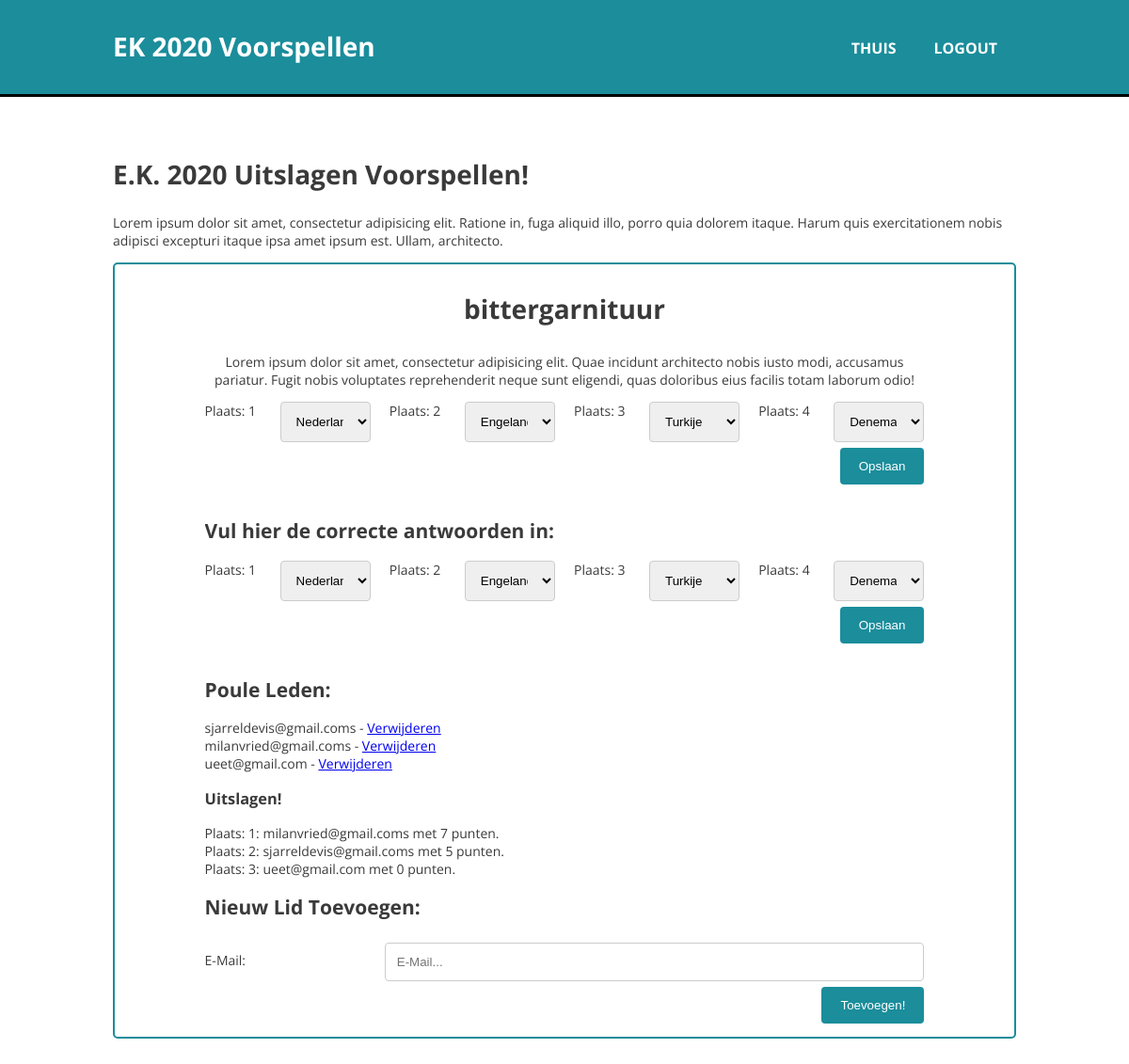
The app's page /poule.php?pouleId=35 (signed in) with its own data.
### tables this page shows
CREATE TABLE `poule` (
  `poule_id` int(11) NOT NULL,
  `poule_administrator_id` int(11) NOT NULL,
  `poule_name` varchar(60) NOT NULL,
  `correct_country_id_1` int(11) DEFAULT NULL,
  `correct_country_id_2` int(11) DEFAULT NULL,
  `correct_country_id_3` int(11) DEFAULT NULL,
  `correct_country_id_4` int(11) DEFAULT NULL
);

CREATE TABLE `user_poule` (
  `user_id` int(11) NOT NULL,
  `poule_id` int(11) NOT NULL,
  `user_sel_country_1` int(11) DEFAULT NULL,
  `user_sel_country_2` int(11) DEFAULT NULL,
  `user_sel_country_3` int(11) DEFAULT NULL,
  `user_sel_country_4` int(11) DEFAULT NULL,
  `points` int(3) NOT NULL DEFAULT '0'
);

CREATE TABLE `country` (
  `country_id` int(11) NOT NULL,
  `country_name` varchar(60) NOT NULL
);

CREATE TABLE `user` (
  `user_id` int(11) NOT NULL,
  `user_name` varchar(60) DEFAULT NULL,
  `user_email` varchar(100) NOT NULL,
  `user_password` varchar(120) NOT NULL
);

### assets/db/database.class.php (called while the page is built, shortened)
<?php
class Database {
	private $connection;
	public function connect() {
		$this->host = "localhost";
		$this->username = "mzuidema";
		$this->password = "A5f%jc49";
		$this->database = "ekApplicatie";
		$this->connection = new mysqli($this->host, $this->username, $this->password, $this->database);
		if($this->connection->connect_error) {
			die("Something went wrong");
		} else {
			return $this->connection;
		}
	}
	public function getConnection() {
		return $this->connection;
	}
}
?>

### assets/db/Poule/poule.inc.php (called while the page is built, shortened)
<?php
class Poule extends Database {
	protected function getPouleName($poule_id)
	{
		$sql = "SELECT poule_name FROM poule WHERE poule_id = $poule_id";
		$result = $this->getConnection()->query($sql);
        $rows = $result->num_rows;
        if ($rows > 0) {
            $data = $result->fetch_assoc();
            return $data;
        } else {
            return "No results found!";
        }
	}
	protected function getPouleAdmin($poule_id)
	{
		$sql = "SELECT poule_administrator_id FROM poule WHERE poule_id = $poule_id";
		$result = $this->connect()->query($sql);
        $rows = $result->num_rows;
        if ($rows > 0) {
            $row = $result->fetch_assoc();
            $data[] = $row;
            return $data;
        } else {
            return "No results found!";
        }
	}
	protected function getAllUsersFromPoule($poule_id)
	{
		$sql = "SELECT * FROM user LEFT JOIN user_poule ON user_poule.user_id = user.user_id WHERE user_poule.poule_id = $poule_id";
		$result = $this->getConnection()->query($sql);
        $rows = $result->num_rows;
        if ($rows > 0) {
            while ($row = $result->fetch_assoc()) {
                $data[] = $row;
            }
            return $data;
        } else {
            return null;
        }
	}
	protected function getSelectedCountryProcess($user_id, $poule_id, $number)
	{
		$sql = "SELECT user_sel_country_$number FROM user_poule WHERE user_id = $user_id AND poule_id = $poule_id";
		$result = $this->connect()->query($sql);
        $rows = $result->num_rows;
        if ($rows > 0) {
            $row = $result->fetch_assoc();
            $data[] = $row;
            return $data;
        } else {
            return  "No results found!";
        }
	}
	protected function countFirstCorrectCountry($poule_id)
	{
		$sql = "SELECT COUNT(poule.correct_country_id_1) AS count FROM poule WHERE poule.poule_id = $poule_id";
		$result = $this->connect()->query($sql);
        $row = $result->fetch_assoc();
        return $row;
	}
}
?>

### assets/db/Poule/pouleAction.inc.php (called while the page is built, shortened)
<?php
class pouleAction extends Poule {
	public function showPouleName($poule_id) {
		$data = $this->getPouleName($poule_id)['poule_name'];
		return $data;
	}
	public function isPouleAdmin($poule_id, $user_id)
	{
		$data = $this->getPouleAdmin($poule_id);
		if($data[0]['poule_administrator_id'] == $user_id) {
			return true;
		} else {
			return false;
		}
	}
	public function showAllUsersForPoule($poule_id)
	{
		$data = $this->getAllUsersFromPoule($poule_id);
		return $data;
	}
	public function getSelectedCountry($user_id, $poule_id, $number)
	{
		$data = $this->getSelectedCountryProcess($user_id, $poule_id, $number);
		return $data;
	}
	public function areCorrectCountriesFilled($poule_id)
	{
		if($data = $this->countFirstCorrectCountry($poule_id)['count'] > 0) {
			return true;
		} else {
			return false;
		}
	}
}
?>

### assets/db/Country/country.inc.php (called while the page is built, shortened)
<?php
class Country extends Database {
	protected function getCountryList()
	{
		$sql = "SELECT * FROM country";
		$result = $this->getConnection()->query($sql);
        $rows = $result->num_rows;
        if ($rows > 0) {
            while ($row = $result->fetch_assoc()) {
                $data[] = $row;
            }
            return $data;
        } else {
            return null;
        }
	}
    protected function getCorrectCountryList($number, $poule_id)
    {
        $sql = "SELECT correct_country_id_$number FROM poule WHERE poule_id = $poule_id";
        $result = $this->connect()->query($sql);
        $rows = $result->num_rows;
        if ($rows > 0) {
            $row = $result->fetch_assoc();
            $data[] = $row;
            return $data;
        } else {
            return  "No results found!";
        }
    }
}
?>

### assets/db/Country/countryAction.inc.php (called while the page is built, shortened)
<?php
class countryAction extends Country {
	public function countryList()
	{
		$data = $this->getCountryList();
		return $data;
	}
	public function getCorrectCountry($number, $poule_id)
	{
		$data = $this->getCorrectCountryList($number, $poule_id);
		return $data;
	}
}
?>

### assets/inc/functions.php (called while the page is built)
<?php
function sortArrayOnPoints($array) {
	$points = array_column($array, "points");
	array_multisort($points, SORT_DESC, $array);
	return $array;
}
?>

### poule.php (the view, shortened to what this page needs)
<?php
require_once 'assets/db/database.class.php';
require_once 'assets/db/User/user.inc.php';
require_once 'assets/db/Poule/poule.inc.php';
require_once 'assets/db/Poule/pouleAction.inc.php';
require_once 'assets/db/Country/country.inc.php';
require_once 'assets/db/Country/countryAction.inc.php';
require_once 'assets/inc/functions.php';
$poule = new pouleAction();
$countryAction = new countryAction();
$id = $_GET['pouleId'];
?>
<html>
	<head>
	</head>
	<body>
		<?php require_once 'assets/inc/header.php'; ?>
		<main>
			<section id="banner">
				<div class="container">
					<h1>E.K. 2020 Uitslagen Voorspellen!</h1>
					<p id="banner-content">
						Lorem ipsum dolor sit amet, consectetur adipisicing elit. Ratione in, fuga aliquid illo, porro quia dolorem itaque. Harum quis exercitationem nobis adipisci excepturi itaque ipsa amet ipsum est. Ullam, architecto.
					</p>
				</div>
			</section>
			<section id="content">
				<div class="container">
					<section class="poule">
						<div class="container">
							<h1><?= $poule->showPouleName($id); ?></h1>
							<p>Lorem ipsum dolor sit amet, consectetur adipisicing elit. Quae incidunt architecto nobis iusto modi, accusamus pariatur. Fugit nobis voluptates reprehenderit neque sunt eligendi, quas doloribus eius facilis totam laborum odio!</p>
							<form action="assets/proc/countrySelectProcess.php" method="POST">
								<div id="poule-country-grid">
									<?php
										for($i = 1; $i < 5; $i++) {
											$currentCountry = $poule->getSelectedCountry($_SESSION['user_id'], $id, $i)[0]["user_sel_country_$i"];
											echo "Plaats: " . $i;
											echo "<select name='country-" . $i . "'>";
											foreach($countryAction->countryList() as $country) {
												echo "<option value='" . $country['country_id'] . "'";
												if($currentCountry == $country['country_id']) {
													echo "selected";
												}
												echo ">";
												echo $country['country_name'];
												echo "</option>";
											}
											echo "</select>";
										}
									?>
								</div>
								<input type="submit" value="Opslaan" name="submitLogin" id="poule-country-btn">
							</form>
							<?php if($poule->isPouleAdmin($id, $_SESSION['user_id'])) : ?>
								<div id="poule-correct-country">
									<h2>Vul hier de correcte antwoorden in:</h2>
									<form action="assets/proc/correctCountrySelectProcess.php" method="POST">
										<div id="poule-country-grid">
											<?php
												for($i = 1; $i < 5; $i++) {
													$currentCountry = $countryAction->getCorrectCountry($i, $id)[0]["correct_country_id_$i"];
													echo "Plaats: " . $i;
													echo "<select name='correct_country_id_" . $i . "'>";
													foreach($countryAction->countryList() as $country) {
														echo "<option value='" . $country['country_id'] . "'";
														if($currentCountry == $country['country_id']) {
															echo "selected";
														}
														echo ">";
														echo $country['country_name'];
														echo "</option>";
													}
													echo "</select>";
												}
											?>
										</div>
										<input type="submit" value="Opslaan" name="submitLogin" id="poule-country-btn">
									</form>
							<?php endif; ?>
							<div id="poule-table">
								<h2>Poule Leden:</h2>
								<ul>
									<?php foreach($poule->showAllUsersForPoule($id) as $user) : ?>
										<li><?php echo $user['user_email']; ?>
										<?php if($poule->isPouleAdmin($id, $_SESSION['user_id'])) : ?>
											- <a href="assets/proc/deleteMember.php?user_id=<?php echo $user['user_id']; ?>&poule_id=<?php echo $id; ?>">Verwijderen</a></li>
										<?php endif; ?>
									<?php endforeach; ?>
								</ul>
								<?php if($poule->areCorrectCountriesFilled($id)) : ?>
								<h3>Uitslagen!</h3>
								<ul>
									<?php $members = sortArrayOnPoints($poule->showAllUsersForPoule($id)); foreach($members as $key => $member) : ?>
										<li>Plaats: <?= $key + 1; ?>: <?= $member['user_email']; ?> met <?= $member['points']; if($member['points'] == 1) { echo " punt"; } else { echo " punten"; }?>.</li>
									<?php endforeach; ?>
								</ul>
								<?php endif; ?>
							</div>
							<?php if($poule->isPouleAdmin($id, $_SESSION['user_id'])) : ?>
								<h2>Nieuw Lid Toevoegen:</h2>
								<form action="assets/proc/createMemberForPoule.php" method="POST" name="createPoulePost">
									<div class="row">
										<div class="col-25">
											<label for="userPouleName">E-Mail:</label>
										</div>
										<div class="col-75">
											<input type="email" id="userEmail" name="userEmail" placeholder="E-Mail..." maxlength="100" required="true">
										</div>
									</div>
									<div class="row">
								    	<input type="submit" value="Toevoegen!" name="submitNewMember">
								  	</div>
								</form>
							<?php endif; ?>
						</div>
					</section>
				</div>
			</section>
		</main>
	</body>
</html>

### assets/inc/header.php
<header>
    <div class="container">
        <div id="branding">
            <h1>EK 2020 Voorspellen</h1>
        </div>
        <nav>
            <ul>
                <li><a href="index.php">Thuis</a></li>
                <?php if(isset($_SESSION['user_id'])) : ?>
                <li><a href="assets/db/logout.php">Logout</a></li>
                <?php endif; ?>
            </ul>
        </nav>
    </div>
</header>

### assets/css/main.css (style rules this page uses)
body { font-size: 14px; font-family: 'Open Sans', sans-serif; margin: 0; padding: 0; color: #3a3a3a; }
.container { width: 80%; margin: auto; overflow: hidden; }
ul { margin: 0; padding: 0; }
main { margin-top: 5vh; }
input[type=text], select, textarea { width: 100%; padding: 12px; border: 1px solid #ccc; border-radius: 4px; resize: vertical; }
label { padding: 12px 12px 12px 0; display: inline-block; }
input[type=submit] { margin-top: 6px; background-color: #1b8d9b; color: white; padding: 12px 20px; border: none; border-radius: 4px; cursor: pointer; float: right; }
input[type=text], input[type=password], input[type=email], select, textarea { width: 100%; padding: 12px; border: 1px solid #ccc; border-radius: 4px; resize: vertical; }
.col-25 { float: left; width: 25%; margin-top: 3px; }
.col-75 { float: left; width: 75%; margin-top: 6px; }
.row:after { content: ""; display: table; clear: both; }
header { background: #1b8d9b; color: #fff; padding-top:30px; min-height:70px; border-bottom:#000000 3px solid; }
header a { color:#fff; text-decoration:none; text-transform: uppercase; font-size:16px; }
header li { float:left; display:inline; padding: 0 20px 0 20px; }
header #branding { float:left; }
header #branding h1 { margin:0; }
header nav { float:right; margin-top:10px; }
header , header .current a { font-weight:bold; }
#banner h1 { font-size: 2em; }
.poule { border: 2px solid #1b8d9b; border-radius: 5px; margin-bottom: 50px; }
.poule h1 { font-size: 2em; text-align: center; }
.poule p { text-align: center; }
#poule-country-grid { display: grid; grid-template-columns: 60px auto 60px auto 60px auto 60px auto; grid-gap: 20px; }
#poule-correct-country { margin-top: 10vh; }
#poule-table { margin-top: 10vh; }

### records on screen
poule: poule_name "bittergarnituur", correct_country_id_1 "Nederland", correct_country_id_2 "Engeland", correct_country_id_3 "Turkije", correct_country_id_4 "Denemarken"
user_poule: user_sel_country_1.country_name "Nederland", user_sel_country_2.country_name "Engeland", user_sel_country_3.country_name "Turkije", user_sel_country_4.country_name "Denemarken", user.user_email "sjarreldevis@gmail.coms", points "5", shows "punten"
user_poule: user.user_email "milanvried@gmail.coms", points "7", shows "punten"
user_poule: user.user_email "ueet@gmail.com", points "0", shows "punten"
